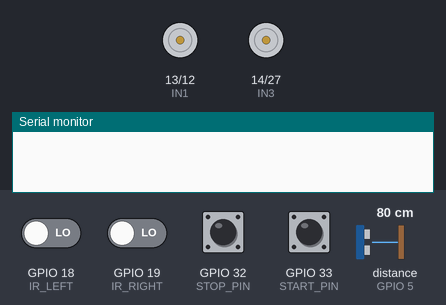
A sketch run on a simulated ESP32. Shown: motor-driver pin pairs drawn as motors (green arrow = first pin HIGH = forward, orange = second pin HIGH = backward, longer = more drive, scaled by the enable pin), the last lines printed to the serial monitor. Inputs (shaded band) come from the test bench; at power-on: GPIO 32 (STOP_PIN), GPIO 33 (START_PIN) HIGH, GPIO 18 (IR_LEFT), GPIO 19 (IR_RIGHT) LOW, distance to the obstacle (sensor on GPIO 5) 80 cm. The echo pulse lasts 58.3 µs per cm.

Above: at 1.2 s.
1.3 s: GPIO 33 (START_PIN) pulled LOW for 0.15 s
At 2.0 s:
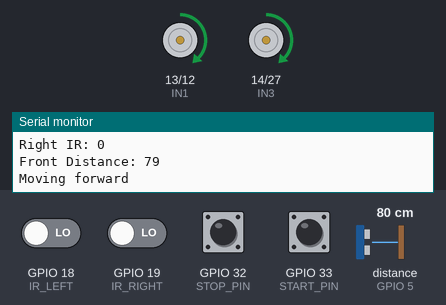
4.4 s: distance to the obstacle (sensor on GPIO 5) set to 2 cm
At 5.2 s:
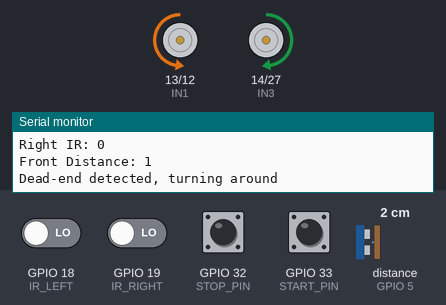
7.4 s: GPIO 18 (IR_LEFT) driven HIGH
10.4 s: GPIO 32 (STOP_PIN) pulled LOW for 1 s
At 11.6 s:
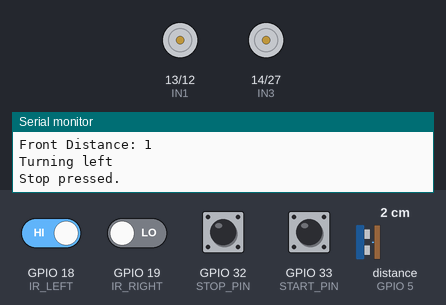
12.9 s: GPIO 33 (START_PIN) pulled LOW for 1 s
At 13.8 s:
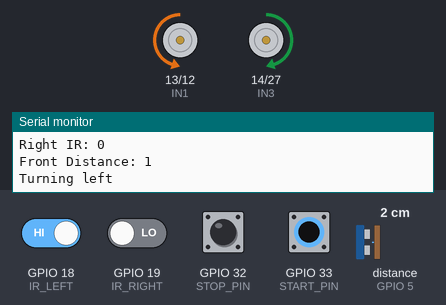
16.7 s: GPIO 18 (IR_LEFT) driven LOW
Timing chart, 0 to 20.7 s (numbered marks = the images above; inputs shaded):
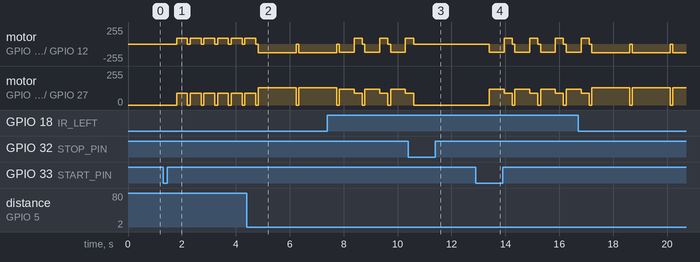

Measured:
- after the input at 1.3 s, motor on GPIO 13 (IN1) / GPIO 12 (IN2), motor on GPIO 14 (IN3) / GPIO 27 (IN4): alternates forward 90/255 for 0.40 s and stopped for 0.11 s, starting after 0.51 s
- after the input at 4.4 s, motor on GPIO 13 (IN1) / GPIO 12 (IN2): stopped → backward 129/255 after 0.44 s, → stopped 1.4 s later, → backward 129/255 0.10 s later; motor on GPIO 14 (IN3) / GPIO 27 (IN4): stopped → forward 129/255 after 0.44 s, → stopped 1.4 s later, → forward 129/255 0.10 s later
- after the input at 10.4 s, motor on GPIO 13 (IN1) / GPIO 12 (IN2), motor on GPIO 14 (IN3) / GPIO 27 (IN4): goes on until 10.6 s, then stays stopped

The sketch:

Maze-robot.ino
```cpp
#include <Arduino.h>
#include <esp32-hal-ledc.h>

#define ENA 25
#define ENB 26
#define IN1 13
#define IN2 12
#define IN3 14
#define IN4 27

#define IR_LEFT 18
#define IR_RIGHT 19
#define TRIG_PIN 4
#define ECHO_PIN 5
#define START_PIN 33
#define STOP_PIN 32

bool running = false;

void setup() {
    Serial.begin(115200);
    pinMode(IN1, OUTPUT); pinMode(IN2, OUTPUT);
    pinMode(IN3, OUTPUT); pinMode(IN4, OUTPUT);

    ledcAttach(ENA, 1000, 8);
    ledcAttach(ENB, 1000, 8);

    pinMode(IR_LEFT, INPUT);
    pinMode(IR_RIGHT, INPUT);
    pinMode(TRIG_PIN, OUTPUT);
    pinMode(ECHO_PIN, INPUT);
    pinMode(START_PIN, INPUT_PULLUP);
    pinMode(STOP_PIN, INPUT_PULLUP);
}

void loop() {
    if (!running) {
        if (digitalRead(START_PIN) == LOW) {
            Serial.println("Start pressed.");
            running = true;
            delay(500);
        }
        return;
    }

    if (digitalRead(STOP_PIN) == LOW) {
        Serial.println("Stop pressed.");
        running = false;
        stopMotors();
        delay(500);
        return;
    }

    int leftIR = digitalRead(IR_LEFT);     // LOW = wall, HIGH = clear
    int rightIR = digitalRead(IR_RIGHT);   // LOW = wall, HIGH = clear
    int distance = measureDistance();      // Front distance in cm

    Serial.print("Left IR: "); Serial.println(leftIR);
    Serial.print("Right IR: "); Serial.println(rightIR);
    Serial.print("Front Distance: "); Serial.println(distance);

    // ✅ Maze completion check
    // if (leftIR == HIGH && rightIR == HIGH && distance > 40) {
    //     Serial.println("Maze complete! Stopped. Press START to run again.");
    //     stopMotors();
    //     running = false;
    //     delay(500);
    //     return;
    // }

    // Left-Hand Rule: Prefer left turn if available
    if (leftIR == HIGH) {
        Serial.println("Turning left");
        turnLeft(120);
        delay(550);
        moveForward(90);
        delay(300);
    }
    else if (distance > 15) {
        Serial.println("Moving forward");
        moveForward(90);
        delay(400);
    }
    else if (rightIR == HIGH) {
        Serial.println("Turning right");
        turnRight(120);
        delay(550);
        moveForward(90);
        delay(300);
    }
    else if(leftIR == LOW && rightIR == LOW && distance < 15){
        // Dead-end: Turn around
        Serial.println("Dead-end detected, turning around");
        turnAround(130);
        delay(1400); // Delay adjusted for 180° turn
    }

    stopMotors();
    delay(100);
}

// Motor functions
void moveForward(int speed) {
    ledcWrite(ENA, speed);
    ledcWrite(ENB, speed);
    digitalWrite(IN1, HIGH); digitalWrite(IN2, LOW);
    digitalWrite(IN3, HIGH); digitalWrite(IN4, LOW);
}

void moveBackward(int speed) {
    ledcWrite(ENA, speed);
    ledcWrite(ENB, speed);
    digitalWrite(IN1, LOW); digitalWrite(IN2, HIGH);
    digitalWrite(IN3, LOW); digitalWrite(IN4, HIGH);
}

void turnLeft(int speed) {
    ledcWrite(ENA, speed);
    ledcWrite(ENB, speed);
    digitalWrite(IN1, LOW); digitalWrite(IN2, HIGH);
    digitalWrite(IN3, HIGH); digitalWrite(IN4, LOW);
}

void turnRight(int speed) {
    ledcWrite(ENA, speed);
    ledcWrite(ENB, speed);
    digitalWrite(IN1, HIGH); digitalWrite(IN2, LOW);
    digitalWrite(IN3, LOW); digitalWrite(IN4, HIGH);
}

void turnAround(int speed) {
    ledcWrite(ENA, speed);
    ledcWrite(ENB, speed);
    digitalWrite(IN1, LOW); digitalWrite(IN2, HIGH);
    digitalWrite(IN3, HIGH); digitalWrite(IN4, LOW);
}

void stopMotors() {
    ledcWrite(ENA, 0); ledcWrite(ENB, 0);
    digitalWrite(IN1, LOW); digitalWrite(IN2, LOW);
    digitalWrite(IN3, LOW); digitalWrite(IN4, LOW);
}

int measureDistance() {
    digitalWrite(TRIG_PIN, LOW);
    delayMicroseconds(2);
    digitalWrite(TRIG_PIN, HIGH);
    delayMicroseconds(10);
    digitalWrite(TRIG_PIN, LOW);

    long duration = pulseIn(ECHO_PIN, HIGH, 30000); // timeout 30ms
    int distance = duration * 0.034 / 2;
    return distance;
}
```
